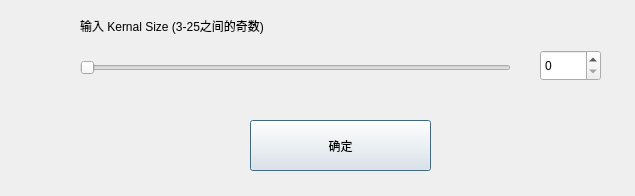
<?xml version="1.0" encoding="UTF-8"?>
<ui version="4.0">
 <class>MeanFilterDialog</class>
 <widget class="QDialog" name="MeanFilterDialog">
  <property name="geometry">
   <rect>
    <x>0</x>
    <y>0</y>
    <width>635</width>
    <height>196</height>
   </rect>
  </property>
  <property name="windowTitle">
   <string>Dialog</string>
  </property>
  <widget class="QSlider" name="horizontalSlider">
   <property name="geometry">
    <rect>
     <x>80</x>
     <y>60</y>
     <width>431</width>
     <height>16</height>
    </rect>
   </property>
   <property name="orientation">
    <enum>Qt::Horizontal</enum>
   </property>
  </widget>
  <widget class="QSpinBox" name="spinBox">
   <property name="geometry">
    <rect>
     <x>540</x>
     <y>50</y>
     <width>61</width>
     <height>31</height>
    </rect>
   </property>
  </widget>
  <widget class="QLabel" name="label">
   <property name="geometry">
    <rect>
     <x>80</x>
     <y>10</y>
     <width>431</width>
     <height>31</height>
    </rect>
   </property>
   <property name="text">
    <string>输入 Kernal Size (3-25之间的奇数)</string>
   </property>
  </widget>
  <widget class="QPushButton" name="pushButton">
   <property name="geometry">
    <rect>
     <x>250</x>
     <y>120</y>
     <width>181</width>
     <height>51</height>
    </rect>
   </property>
   <property name="text">
    <string>确定</string>
   </property>
  </widget>
 </widget>
 <resources/>
 <connections/>
</ui>
